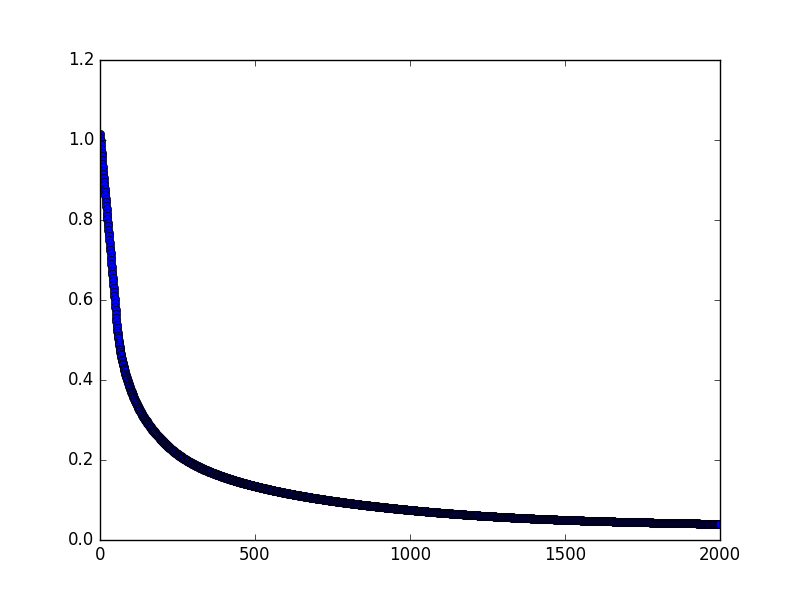

Write the Python code that produced this figure.
import tensorflow as tf
import pickle
import matplotlib.pyplot as plt

bank = pickle.load(open('bank.pkl', 'rb', 2))

x_train = bank['x_train']
y_train = bank['y_train']

x_test = bank['x_test']
y_test = bank['y_test']


x = tf.placeholder(tf.float32, shape = [None,4])
y = tf.placeholder(tf.float32, shape = [None,2])

first_layer = tf.layers.dense(x, 3, activation = tf.nn.tanh)
output = tf.layers.dense(first_layer, 2)

loss = tf.losses.softmax_cross_entropy(onehot_labels= y, logits = output)

optimizer = tf.train.GradientDescentOptimizer(0.01)
train = optimizer.minimize(loss)

accuracy = tf.metrics.accuracy(tf.argmax(y,1), tf.argmax(output,1))

# Inits
init_g = tf.global_variables_initializer()
init_l = tf.local_variables_initializer()

with tf.Session() as sess:

	sess.run(init_g)
	sess.run(init_l)
	# end of inits
	for i in range(2000):
		sess.run(train, feed_dict={x: x_train, y: y_train})
		
		c = sess.run(loss, feed_dict={x: x_train, y:y_train})
		print("Epoch: " + str(i) + " loss: " + str(c))
		plt.plot(i, c, 'bo', label='Testing data')
	
	
	#print("Optimization finished")
	training_cost = sess.run(loss, feed_dict={x: x_train, y: y_train})
	#print("training cost: " + str(training_cost))
	
	
	#print("Testing")
	
	#testing_cost = sess.run(loss, feed_dict={x: x_test, y: y_test})
	#print("Test cost: " + str(testing_cost))
	
	print("Accuracy: " +  str(sess.run(accuracy, feed_dict={x: x_test, y: y_test})))
	
	plt.show()
